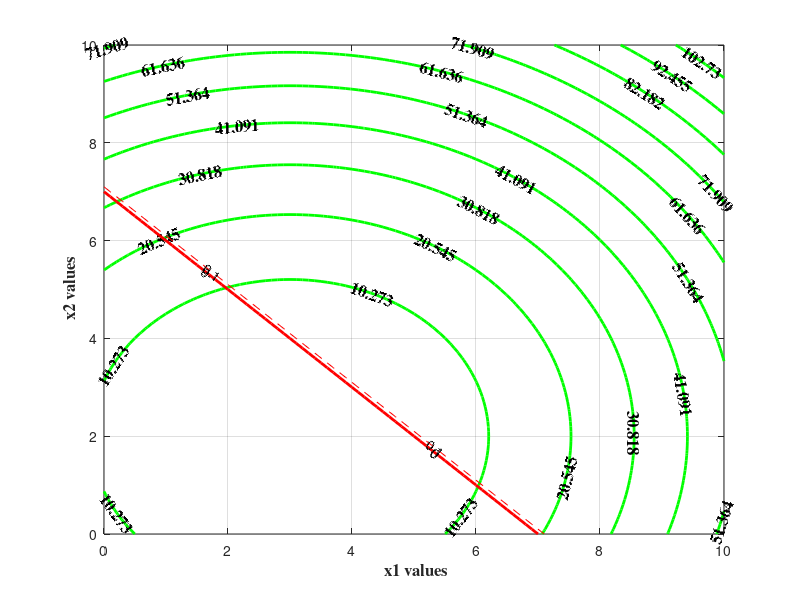

Write the MATLAB code that produced this figure. (Note: this script raises an error after producing the figure.)
%	% EGR611-Fa23-Lec2-Ex1
%   graphical solution using matlab (two design variables)
%	the following script should allow the graphical solution
%
%	Minimize	f(x1,x2) = (x1-3)**2 + (x2-2)**2
%
%			h1(x1,x2) = 2x1 + x2 - 8 = 0
%			h2(x1,x2) = (x1-1)^2 + (x2-4)^2 -4 =0
%
%			g1(x1,x2) : x1 + x2 - 7 <= 0
%			g1(x1,x2) : x1 - 0.25 x2^2 <= 0.0
%
%			0 <= x1 <= 10 
%           0 <= x2 <= 10
%
%----------------------------------------------------------------
clear all;
close all;
x1=0:0.1:10;	% the semi-colon at the end prevents the echo 
x2=0:0.1:10;	% these are also the side constraints

for i=1:101  
    for j=1:101
        x1ij=x1(j);    
        x2ij=x2(i);
        f1(i,j) = (x1ij - 3)*(x1ij - 3) +(x2ij - 2)*(x2ij - 2);  % j:range of x1  i: range of x2
        ineq1(i,j) = x1ij + x2ij -7;
        ineq2(i,j) = x1ij - 0.25*x2ij^2;
        eq1(i,j) = 2.0*x1ij + x2ij -8; 
        eq2(i,j) = (x1ij - 1)*(x1ij - 1) + (x2ij - 4)*(x2ij - 4)-4;
    end
end
%%%%%%%%%%%%%%%%%%%%%%%%%%%%%%%%%%%%%%%%%%%%%%%%
% the objecive function is evaluated over the entire mesh
[C,h] = contour(x1,x2,f1,'g'); %clabel(C,h);
clabel(C,h,'FontName','times','FontSize',12,'FontWeight','bold');
set(h,'LineWidth',2);

xlabel(' x1 values','FontName','times','FontSize',12,'FontWeight','bold');	
ylabel(' x2 values','FontName','times','FontSize',12,'FontWeight','bold');

grid on;
hold on;

%%%%%%%%%%%%%%%%%%%%%%%%%%%%%%%%%%%%%%%%%%%%%%%%
% ineq1 is plotted [at the contour value of 0]
[C1,h1] = contour(x1,x2,ineq1,[0,0],'r-'); clabel(C1,h1);
set(h1,'LineWidth',2);
[C1,h1] = contour(x1,x2,ineq1,[0.1,0.1],'r--'); clabel(C1,h1);
gtext('g1');
% will place the string 'g1' on the plot where mouse is clicked

[C2,h2] = contour(x1,x2,ineq2,[0,0],'r-'); clabel(C2,h2);
set(h2,'LineWidth',2);
[C2,h2] = contour(x1,x2,ineq2,[0.1,0.1],'r--'); clabel(C2,h2);
gtext('g2');

%%%%%%%%%%%%%%%%%%%%%%%%%%%%%%%%%%%%%%%%%%%%%%%%
[C3,h3] = contour(x1,x2,eq1,[0,0],'b-'); clabel(C3,h3);
set(h3,'LineWidth',2);
gtext('h1');

[C4,h4] = contour(x1,x2,eq2,[0,0],'b-'); clabel(C4,h4);
set(h4,'LineWidth',2);
gtext('h2');
hold off

